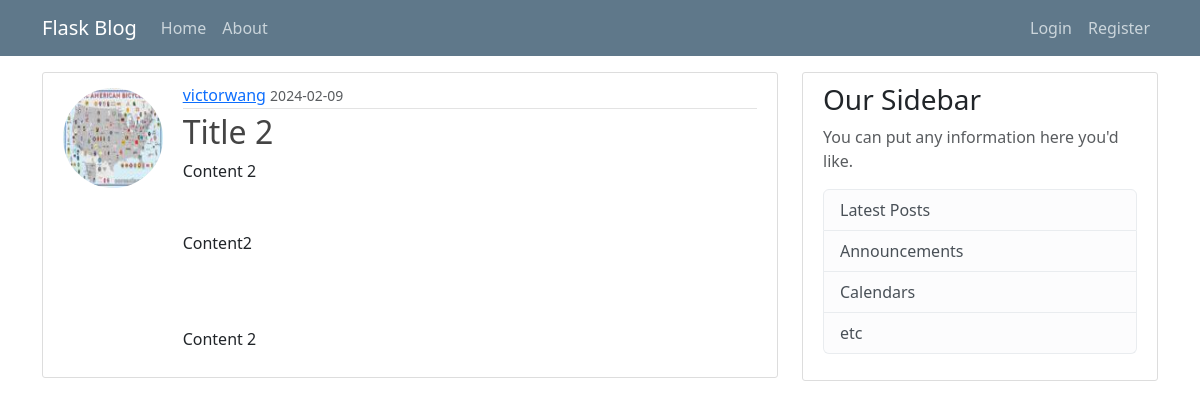
The page /post/2 on the database as committed earlier.
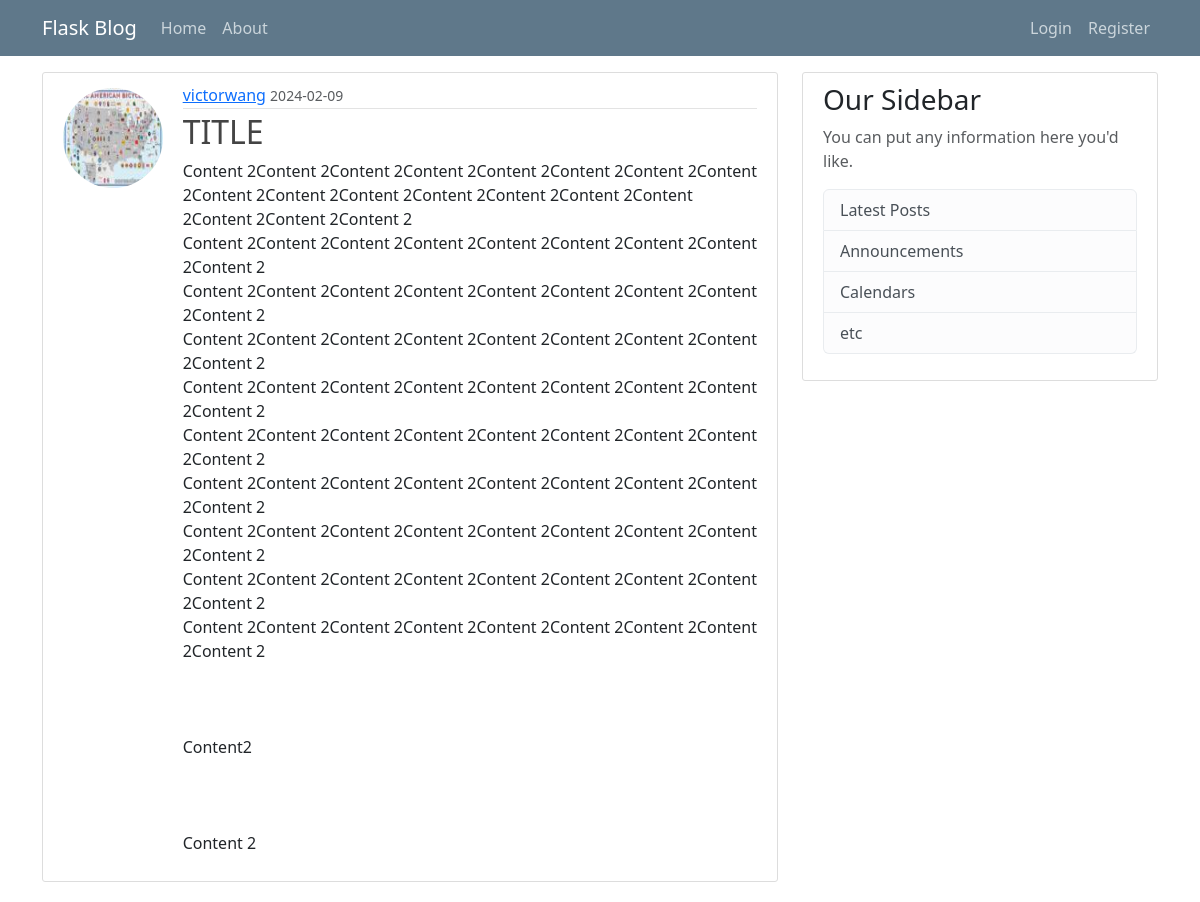
The same page on the database as committed later.
### flaskblog/models.py (models this page shows, shortened)
class Post(db.Model):
    id = db.Column(db.Integer, primary_key=True)
    title = db.Column(db.String(100), nullable=False)
    date_posted = db.Column(db.DateTime, nullable=False, default=datetime.utcnow)
    content = db.Column(db.Text, nullable=False)
    user_id = db.Column(db.Integer, db.ForeignKey('user.id'), nullable=False)

### flaskblog/routes.py (the view)
@app.route("/post/<int:post_id>")
def post(post_id):
    post = Post.query.get_or_404(post_id)
    return render_template('post.html', title=post.title, post=post)

### flaskblog/templates/post.html (shortened to what this page needs)
{% extends 'layout.html' %}
{% block content %}
<article class="media content-section">
    <div class="row align-items-start">
        <div class="col-md-2 text-center align-self-start">
            <img class="rounded-circle article-img"
                src="{{ url_for('static', filename='profile_pics/' + post.author.image_file) }}"
                style="width: 100px; height: 100px; margin-top: 5px;">
        </div>
        <div class="col-md-10">
            <div class="media-body">
                <div class="article-metadata">
                    <a class="mr-2" href="{{ url_for('user_post', username=post.author.username) }} ">{{
                        post.author.username }}</a>
                    <small class="text-muted">{{ post.date_posted.strftime('%Y-%m-%d') }}</small>
                </div>
                <h2 class="article-title">{{ post.title }}</h2>
                <p class="article-content" style="max-width: 100%; overflow-wrap: break-word;">{{ post.content }}</p>
            </div>
        </div>
    </div>
</article>
{% endblock content %}

Rows that differ between the two databases and show on the page:
changed Post: title "Title 2" → "TITLE"; content "Content 2 Content2 Content 2" → "Content 2Content 2Content 2Content 2Content 2Content 2Content 2Content 2Content 2Content 2Content 2Content 2Content 2Content 2Content 2Content 2Content 2Content 2 Content 2Content 2Content 2Content 2Content 2Content 2Content 2Content 2Content 2 Content 2Content 2Content 2Content 2Content 2Content 2Content 2Content 2Content 2 Content 2Content 2Content 2Content 2Content 2Content 2Content 2Content 2Content 2 Content 2Content 2Content 2Content 2Content 2Content 2Content 2Content 2Content 2 Content 2Content 2Content 2Content 2Content 2Content 2Content 2Content 2Content 2 Content 2Content 2Content 2Content 2Content 2Content 2Content 2Content 2Content 2 Content 2Content 2Content 2Content 2Content…"
